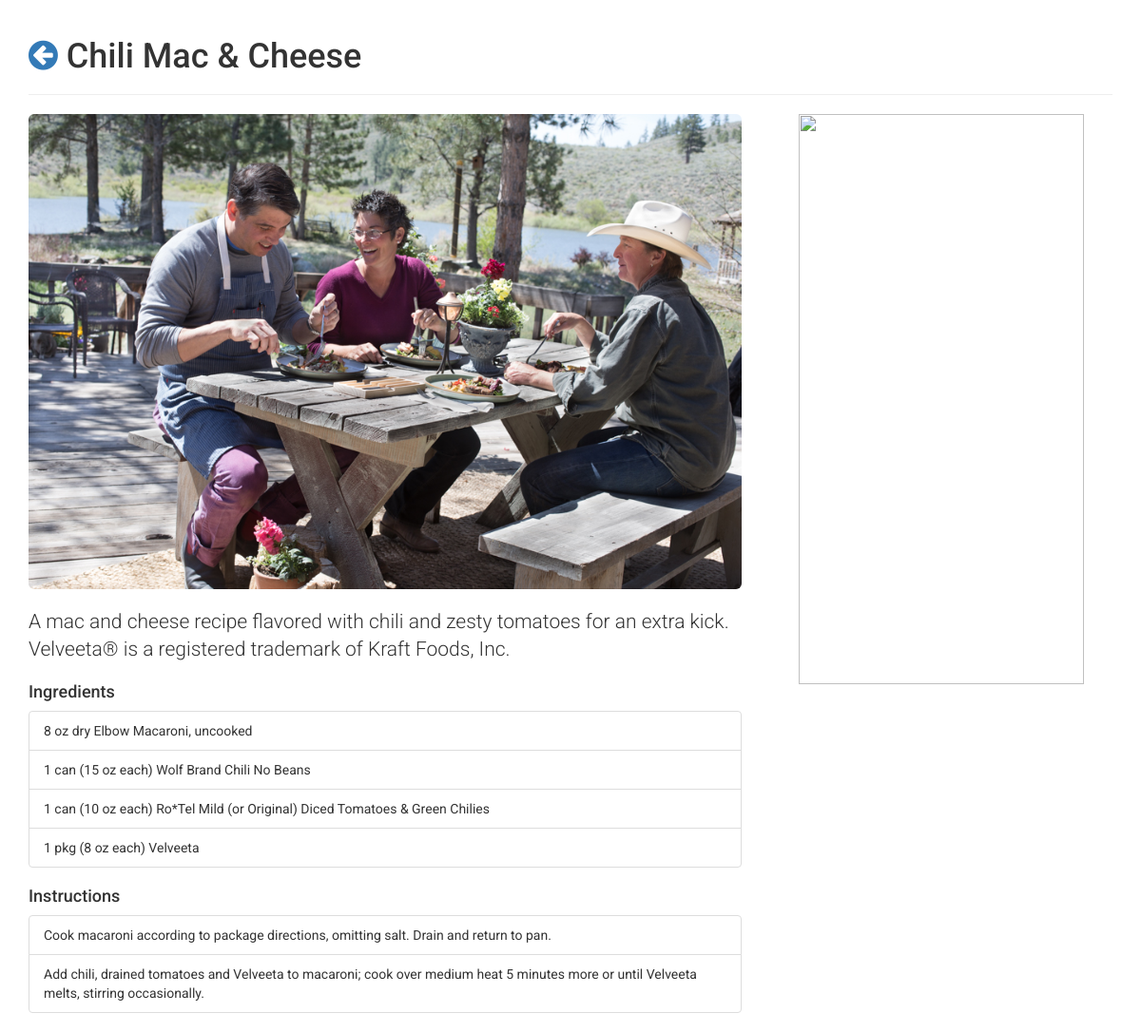
The page /chili-mac-cheese/ on the database its author committed.
### recipe/models.py (models this page shows, shortened)
class Recipe(models.Model):
    title = models.CharField(_("name"), max_length=140)
    slug = models.SlugField(_("slug"), unique=True, blank=True, null=True)
    image = models.ImageField(upload_to="recipe/%Y/%m/%d", blank=True, null=True)
    description = models.TextField(_("description"), blank=True, null=True)
    servings = models.PositiveSmallIntegerField(_("servings"), blank=True, null=True)
    prep_time = models.PositiveSmallIntegerField(_("prep time"), blank=True, null=True)
    cook_time = models.PositiveSmallIntegerField(_("cook time"), blank=True, null=True)
    passive_time = models.PositiveSmallIntegerField(_("passive time"), blank=True, null=True)
    date_created = models.DateTimeField(auto_now_add=True,db_index=True)
    date_modified = models.DateTimeField(auto_now=True)
    class Meta:
        ordering = ["date_created"]
    def __str__(self):
        return self.title

class Ingredient(models.Model):
    recipe = models.ForeignKey('Recipe', verbose_name="recipe")
    name = models.CharField(_("ingredient"), max_length=140, blank=True, null=True)
    class Meta:
        ordering = ["pk"]
    def __str__(self):
        return self.name

class Instruction(models.Model):
    recipe = models.ForeignKey('Recipe', verbose_name="recipe")
    description = models.TextField(_("instruction"), blank=True, null=True)
    class Meta:
        ordering = ["pk"]
    def __str__(self):
        return self.description

### recipe/views.py (the view)
# urls.py: url(r'^(?P<slug>[\w-]+)/$', RecipeDetailView.as_view(), name='recipe-detail'),
class RecipeDetailView(DetailView):
    model = Recipe

### templates/recipe/recipe_detail.html (shortened to what this page needs)
{% extends "base.html" %}
{% block content %}
    <div class="page-header">
        <h1><a href="{% url 'recipe-list' %}"><i class="fa fa-arrow-circle-left"></i></a> {{ object }}</h1>
    </div>
    <div class="row">
        <div class="col-sm-8">
            {% if object.image %}
            <img src="{{ MEDIA_URL }}{{ object.image }}" class="img-responsive img-rounded" /><br/>
            {% endif %}
            <p class="lead">{{ object.description }}</p>
            <h4>Ingredients</h4>
            <ul class="list-group">
                {% for ingredient in object.ingredient_set.all %}
                <li class="list-group-item">{{ ingredient }}</li>
                {% endfor %}
            </ul>
            <h4>Instructions</h4>
            <ul class="list-group">
                {% for instruction in object.instruction_set.all %}
                <li class="list-group-item">{{ instruction }}</li>
                {% endfor %}
            </ul>
        </div>
        <div class="col-sm-4 text-center">
            <img src="http://iab.wpengine.com/wp-content/uploads/2015/06/300x600.gif" width="300" height="600" />
        </div>
    </div>
{% endblock content %}

### templates/base.html (shortened to what this page needs)
<!DOCTYPE html>
<html lang="en">
    <head>
        <link rel="stylesheet" href="https://maxcdn.bootstrapcdn.com/bootstrap/3.2.0/css/bootstrap.min.css">
        <link rel="stylesheet" href="https://maxcdn.bootstrapcdn.com/font-awesome/4.5.0/css/font-awesome.min.css">
        <link href="{{ STATIC_URL }}app/css/style.css" rel="stylesheet">
    </head>
    <body>
        <div class="container">
            {% block content %}{% endblock content %}
        </div>
    </body>
</html>

### static/app/css/style.css (style rules this page uses)
body { background-color: #fff;font-family: 'Roboto', sans-serif; }

### rows shown on the page
Recipe: title "Chili Mac & Cheese", image (picture), description "A mac and cheese recipe flavored with chili and zesty tomatoes for an extra kick. Velveeta® is a registered trademark of Kraft Foods, Inc."
Ingredient: name "8 oz dry Elbow Macaroni, uncooked"
Ingredient: name "1 can (15 oz each) Wolf Brand Chili No Beans"
Ingredient: name "1 can (10 oz each) Ro*Tel Mild (or Original) Diced Tomatoes & Green Chilies"
Ingredient: name "1 pkg (8 oz each) Velveeta"
Instruction: description "Cook macaroni according to package directions, omitting salt. Drain and return to pan."
Instruction: description "Add chili, drained tomatoes and Velveeta to macaroni; cook over medium heat 5 minutes more or until Velveeta melts, stirring occasionally."
